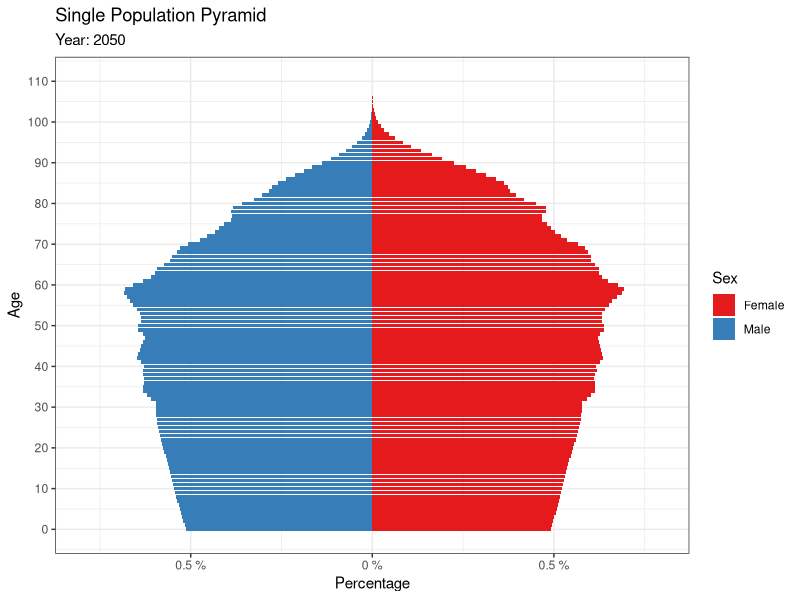

R code for this plot:
rm(list = ls())

options(scipen=999)

library(ggplot2)


I_YEAR <- 2018

### Part (1) Mortality
l <- read.table("fltper_1x1.txt", header=TRUE, skip=2, fill=TRUE)
lm <- read.table("mltper_1x1.txt", header=TRUE, skip=2, fill=TRUE)

l <- l[l$Year == I_YEAR,]
lm <- lm[lm$Year == I_YEAR,]

# Processing Step (1)
  # Explanation:
  # IF we have non-zero positive entries in any place that isn't index -111
  # THEN we will compute the survival ratio, where the numerator is effectively left-shifted
Sx<- ifelse(l$Lx[-111]>0,l$Lx[-1]/l$Lx[-111],0)
Sxm<- ifelse(lm$Lx[-111]>0,lm$Lx[-1]/lm$Lx[-111],0)

# Processing Step (2)
  # Explanation; note we're working in Tx, not Lx
  # IF we have non-zero positive entry in idx=111
  # THEN we continue using Tx to get the "survival ratio"
L111<-  ifelse(l$Tx[110]>0, l$Tx[111]/l$Tx[110],0)      
L111m<- ifelse(lm$Tx[110]>0, lm$Tx[111]/lm$Tx[110],0)

# (2b) And, special last row, has two occupied cells
Sx[110]<-L111
Sxm[110]<-L111m

### Part (2) Population
Pop <- read.table("Population.txt", header=TRUE, skip=2, fill=TRUE)

# Get initial populations
Ipop<-as.numeric(Pop[Pop$Year==I_YEAR,]$Female)
Ipopm<-as.numeric(Pop[Pop$Year==I_YEAR,]$Male)

### Part (3) Fertility
l1<-read.table("line1.txt",header=TRUE)

k<-0.243368 # contains sex ratio at birth and survivorship
km<-0.254229

# Since we are given the "line" and "k/km" values, 
# the final Leslie matrix is pretty much a "one-liner"
  # Note, we don't actually use "k/km" at this stage. 
Mf <- 
  cbind(
    rbind(l1$Line1, diag(Sx)),
    c(rep(0,110), L111)
  )

Mm <- 
  cbind(
    rbind(l1$Line1, diag(Sxm)), # Change Sx to Sxm
    c(rep(0,110), L111m) # Change L111 to L111m
  )

### (4) Yay, Projection!
Proj_time <- 50 # Project 50 years into the future

pop_mtx <- matrix(0, Proj_time, length(Ipop))

popm_mtx <- matrix(0, Proj_time, length(Ipopm)) # bit weird. why would the lengths be diffnt lol. 

pop_mtx[1, ] <- Ipop # Females
colnames(pop_mtx) <- 0:110
rownames(pop_mtx)<- 1:Proj_time

popm_mtx[1, ] <- Ipopm # Males
colnames(popm_mtx) <- 0:110
rownames(popm_mtx)<- 1:Proj_time

Proj_Pop <- c()

for (year in 2:Proj_time) {
  # Go to that year-row, do MATRIX mult, adjust using "k"!
    # (Remember? %*% is the proper matrix multiplier.)
  pop_mtx[year,]<-t(Mf%*%pop_mtx[(year-1),])
  tot_birth <- pop_mtx[year,1]
  pop_mtx[year,1] <- tot_birth *k # adjustment for female (SRB + survivorship)
  
  
  popm_mtx[year,-1]<-t(Mm%*%popm_mtx[(year-1),])[-1]
  popm_mtx[year,1] <- tot_birth *km # adjustment for male (SRB + survivorship)
    # (^ Funnily enough, we can use the same one.)
  
  
  Total<-pop_mtx[year,]+popm_mtx[year,]
  
  # "temp" is just a single row...
  Proj_Pop_temp <- data.frame(Year=(year+I_YEAR-1),
                              Age=0:110,
                              Female=pop_mtx[year,],
                              Male=popm_mtx[year,],
                              Total=Total)
  # ...For which we accumulate a final df. 
  Proj_Pop <- rbind(Proj_Pop, Proj_Pop_temp) # Accumulate
}

### (5) Pyramid Conversion (Tut8)
Pop_pyramid <- c()

for (year in unique(Proj_Pop$Year)){
  
  pyramid_temp <- Proj_Pop[Proj_Pop$Year==year,]
  
  pyramid_temp$pctf <- pyramid_temp$Female/sum(pyramid_temp$Total)*100
  pyramid_temp$pctm <- pyramid_temp$Male/sum(pyramid_temp$Total)*100*-1
  
  PopF <- pyramid_temp[, c(1,2,6) ]
  PopF$Sex <- "Female"
  names(PopF)[3] <- "Percentage"
  
  PopM <- pyramid_temp[, c(1,2,7)]
  PopM$Sex <- "Male"
  names(PopM)[3] <- "Percentage"
  
  pyramid_temp <- rbind(PopF,PopM)
  
  Pop_pyramid <- rbind(Pop_pyramid,pyramid_temp)
}


### (6) Visualisation (Tut8)
Year1 <- 2050

ggplot(data=Pop_pyramid[Pop_pyramid$Year == Year1,], mapping=aes(x=Age, y=Percentage, fill=Sex))+
  geom_bar(stat = "identity") +
  scale_y_continuous(
    labels=function(x){paste(abs(x), "%")},
    limits=max(Pop_pyramid$Percentage)*c(-1.1, 1.1)
  ) +
  scale_x_continuous(n.breaks=10) +
  coord_flip()+
  labs(title="Single Population Pyramid",
       subtitle = paste("Year:", Year1)
  ) +
  scale_fill_brewer(palette="Set1")+
  theme_bw()
